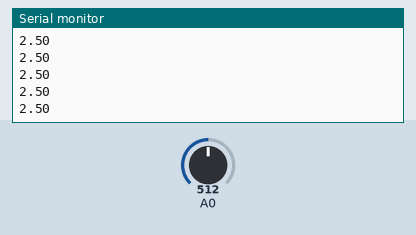
Bench run of a sketch on a simulated Arduino Uno, built with avr-gcc and run on an emulated ATmega328P. On the bench: the last lines printed to the serial monitor. Inputs (shaded band) come from the test bench; at power-on: A0 = 512.

Above: at 1.2 s.
1.3 s: A0 set to 716
At 1.31 s:
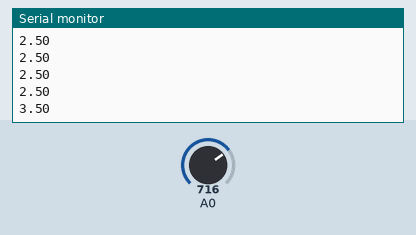
2.8 s: A0 set to 900
At 2.82 s:
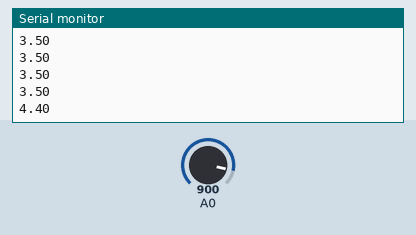
Timing chart, 0 to 5.8 s (numbered marks = the images above; inputs shaded):
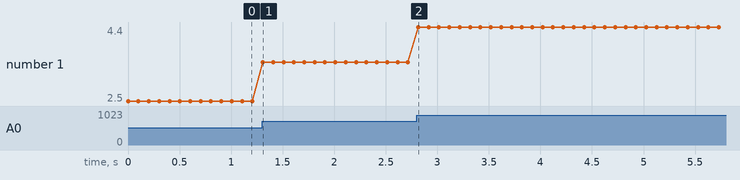

The sketch:

analog-read.ino
```cpp
void setup() {
  Serial.begin(9600);
}

int pot1 = 0;
float volt = 0;

float haritala(int x, float in_min, float in_max, float out_min, float out_max)
{
  return (x - in_min) * (out_max - out_min) / (in_max - in_min) + out_min;
}

void loop() {

  pot1 = analogRead(A0); //0..1023
  volt = haritala(pot1, 0.0, 1023.0, 0.0, 5.0);

  Serial.println(volt);
  delay(100);
}
```

Measured:
- after the input at 1.3 s, the serial monitor: prints a new line at once (image 1)
- after the input at 2.8 s, the serial monitor: prints a new line at once (image 2)
- plotted number 1: 2.5 → 3.5 after the input at 1.3 s, 3.5 → 4.4 after the input at 2.8 s
